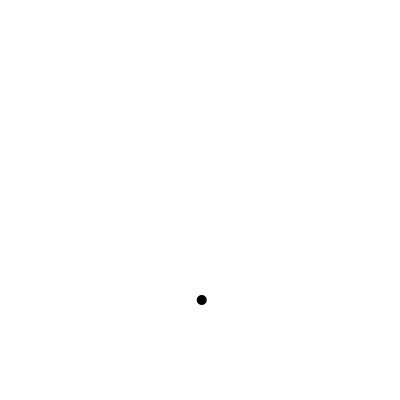
Frame 1 (no input)
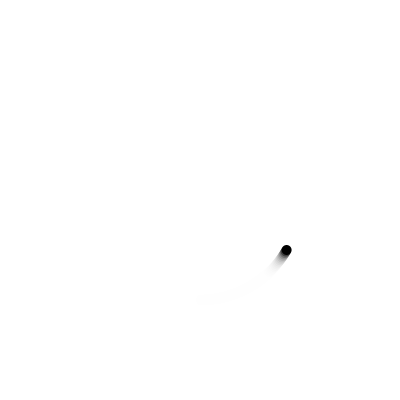
Frame 60 (the mouse pressed at the canvas centre just before this capture)
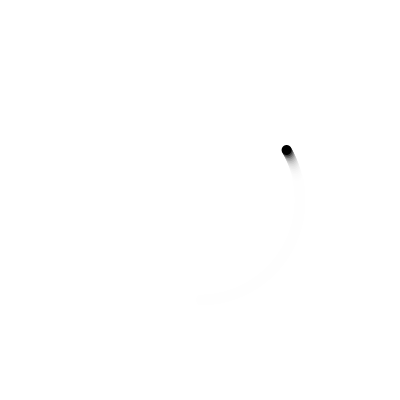
Frame 120 (the mouse held since frame 60 and released just before this capture)

The Processing sketch that drew these frames (run headless with seeded random() and noise(); from frame 60 on, the mouse is pressed at the canvas centre):

// Processing sketch: sketch_08_circular
// ── sketch_08_circular.pde
// 円運動は、水平の振動と垂直の振動を重ねあわせたモデル

float x = 200; //物体の位置 ここでの入力された値は初期の位置
float y = 200; //物体の位置 ここでの入力された値は初期の位置
float centerX = 200;    //振動の中心
float centerY = 200;    //振動の中心
float ampX = 100;       //振動の幅（振幅）
float ampY = 100;       //振動の幅（振幅）
float frequencyX = 1.0; //振動の速さ 1フレームあたり何度進むか（角速度）
float frequencyY = 1.0; //振動の速さ 1フレームあたり何度進むか（角速度）
float angleX = 0;        //現在の角度
float angleY = 0;        //現在の角度
float radius = 5.0;

void setup(){
  size(400,400);
  noStroke(); 
  fill(0);
  ellipseMode(RADIUS);
  background(255);
}


void draw(){
  fill(255,255,255,64);
  rect(0,0,width,height);
  
  angleX += frequencyX; //1フレームあたり角度frequencyXだけ角度を増加
  angleY += frequencyY; //1フレームあたり角度frequencyYだけ角度を増加
  
  //振動中の物体の位置 ＝ 中心座標 ＋ 振幅 * sin( 現在の角度 ) //cosの場合は振幅の位置から開始する
  x = centerX + ampX * sin( radians(angleX) );
  y = centerY + ampY * cos( radians(angleY) );
  
  
  fill(0);
  ellipse(x,y,radius,radius);
  
}
